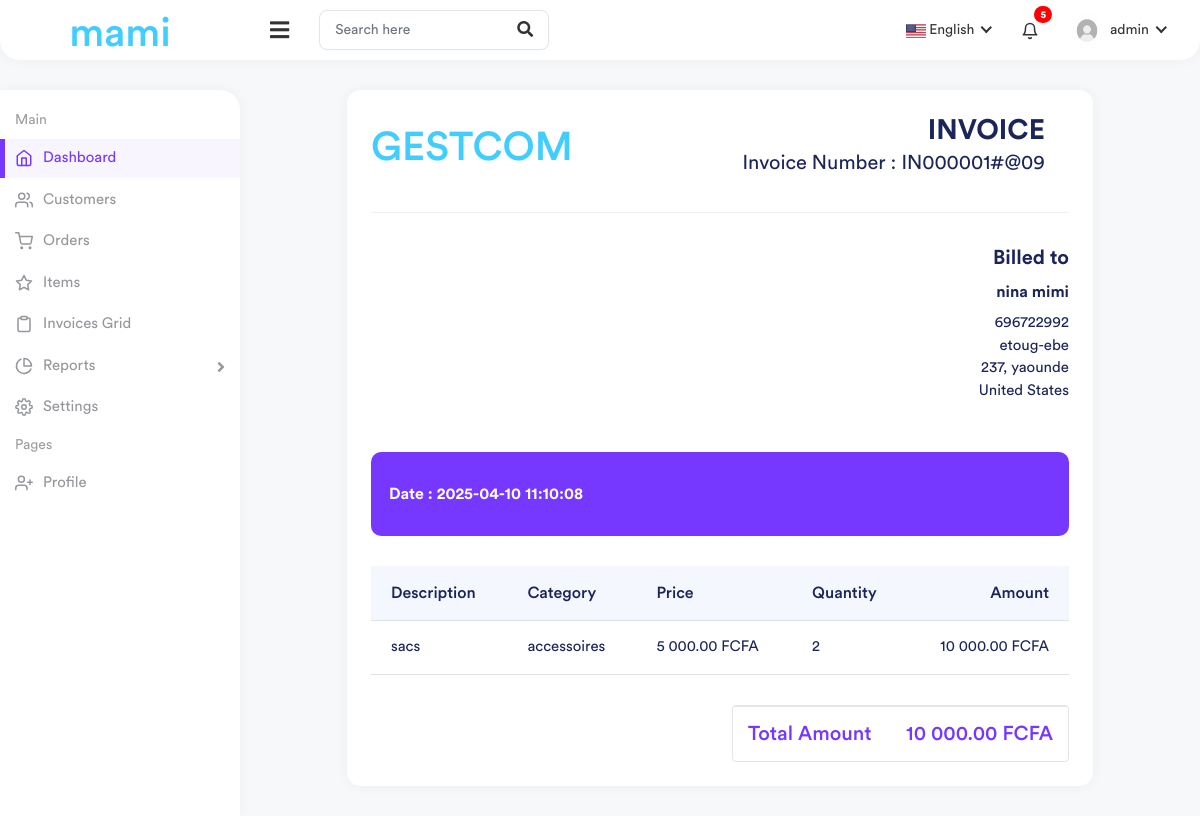
Page /view-invoice.php?id=33 on the committed database.
### tables this page shows
CREATE TABLE `preferences` (
  `id` int(11) NOT NULL,
  `app_name` varchar(255) NOT NULL,
  `currency` varchar(50) NOT NULL,
  `language` varchar(50) NOT NULL,
  `financial_year` varchar(50) NOT NULL,
  `created_at` timestamp NOT NULL DEFAULT current_timestamp(),
  `updated_at` timestamp NOT NULL DEFAULT current_timestamp() ON UPDATE current_timestamp()
);

CREATE TABLE `invoices` (
  `id` int(11) NOT NULL,
  `invoice_number` varchar(255) NOT NULL,
  `customer_id` int(11) NOT NULL,
  `total_amount` decimal(10,2) NOT NULL DEFAULT 0.00,
  `advance` decimal(10,2) NOT NULL DEFAULT 0.00,
  `amount_currency` varchar(10) NOT NULL DEFAULT 'FCFA',
  `invoice_date` timestamp NOT NULL DEFAULT current_timestamp()
);

CREATE TABLE `customer_details` (
  `id` int(11) NOT NULL,
  `name_customer` varchar(255) NOT NULL,
  `email_customer` varchar(255) NOT NULL,
  `phone_customer` int(11) NOT NULL,
  `register_on` date NOT NULL,
  `billing_name` varchar(255) NOT NULL,
  `billing_address` varchar(255) NOT NULL,
  `billing_country` varchar(255) NOT NULL,
  `billing_city` varchar(255) NOT NULL,
  `billing_phone` int(11) NOT NULL,
  `billing_zip` int(11) NOT NULL,
  `shipping_name` varchar(255) NOT NULL,
  `shipping_address` varchar(255) NOT NULL,
  `shipping_country` varchar(255) NOT NULL,
  `shipping_city` varchar(255) NOT NULL,
  `shipping_phone` int(11) NOT NULL,
  `shipping_zip` int(11) NOT NULL
);

CREATE TABLE `invoice_items` (
  `id` int(11) NOT NULL,
  `invoice_id` int(11) NOT NULL,
  `item_id` int(11) NOT NULL,
  `item_name` varchar(255) NOT NULL,
  `quantity` int(11) NOT NULL,
  `price` decimal(10,2) NOT NULL,
  `amount` decimal(10,2) NOT NULL
);

CREATE TABLE `items` (
  `id` int(11) NOT NULL,
  `item_name` varchar(255) NOT NULL,
  `item_image` varchar(255) NOT NULL,
  `item_category` varchar(255) NOT NULL,
  `price_per_unit` int(11) NOT NULL,
  `quantity_buyed` int(11) NOT NULL,
  `quantity_selled` int(11) NOT NULL,
  `quantity_rest` int(11) NOT NULL,
  `price_of_sale` int(11) NOT NULL,
  `description` varchar(255) NOT NULL,
  `created_at` timestamp NOT NULL DEFAULT current_timestamp() ON UPDATE current_timestamp()
);

### view-invoice.php (the view, shortened to what the rows shown need)
<!DOCTYPE html>
<html lang="en">
<?php
include('head.php');
?>
<body>
    <div class="main-wrapper">
        <?php
        include('header.php');
        ?>
        <div class="page-wrapper">
            <div class="content container-fluid">
                <div class="row justify-content-center">
                    <div class="col-xl-10">
                        <div class="card invoice-info-card">
                            <div class="card-body">
                                <div class="invoice-item invoice-item-one">
                                    <div class="row" style="width: 100%;">
                                        <div class="col-md-6" style="display: flex;justify-content: space-between; width: 100%;">
                                            <div class="invoice-logo">
                                                <a href="home.php" class="logo">
                                                    <h1 style="    color: #42cdff;margin: 10px 0;">GESTCOM</h1>
                                                </a>
                                            </div>
                                            <?php
                                            include('connexion.php');
                                            if (isset($_GET['id'])) {
                                                $invoice_id = $_GET['id'];
                                                $result = $conn->query("SELECT invoice_number,invoice_date FROM invoices WHERE id = '$invoice_id'");
                                                if ($result->num_rows > 0) {
                                                    $row = $result->fetch_assoc();
                                                    $invoice_number = $row['invoice_number'];
                                                    $invoice_date = $row['invoice_date'];
                                                } else {
                                                    $invoice_number = 'Invoice not found';
                                                }
                                            } else {
                                                $invoice_number = 'No invoice ID provided';
                                            }
                                            ?>
                                            <div class="invoice-head" style="text-align: end;">
                                                <h2>Invoice</h2>
                                                <p>Invoice Number : <?php echo $invoice_number; ?></p>
                                            </div>
                                        </div>
                                    </div>
                                </div>
                                <div class="invoice-item invoice-item-two" style="display: flex;width: 100%;flex-direction: column;align-items: end;white-space: nowrap;">
                                    <div class="row">
                                        <?php
                                        include('connexion.php');
                                        if (isset($_GET['id'])) {
                                            $invoice_id = intval($_GET['id']);
                                            $query = "SELECT c.name_customer, c.billing_name, c.billing_address,
                                                    c.billing_country, c.billing_city, c.billing_phone, c.billing_zip
                                            FROM customer_details c
                                            JOIN invoices i ON i.customer_id = c.id
                                            WHERE i.id = ?";
                                            $stmt = $conn->prepare($query);
                                            $stmt->bind_param("i", $invoice_id);
                                            $stmt->execute();
                                            $result = $stmt->get_result();
                                            if ($result->num_rows > 0) {
                                                $customer = $result->fetch_assoc();
                                            } else {
                                                die("Aucun client trouvé pour cette facture.");
                                            }
                                        } else {
                                            die("Aucun ID de facture fourni.");
                                        }
                                        ?>
                                        <div class="col-md-6" style="width: 100%;">
                                            <div class="invoice-info" style="text-align: end;">
                                                <strong class="customer-text-one">Billed to</strong>
                                                <h6 class="invoice-name"><?php echo htmlspecialchars($customer['billing_name']); ?></h6>
                                                <p class="invoice-details invoice-details-two" style="text-align: end;">
                                                    <?php echo htmlspecialchars($customer['billing_phone']); ?><br>
                                                    <?php echo htmlspecialchars($customer['billing_address']); ?><br>
                                                    <?php echo htmlspecialchars($customer['billing_zip']) . ", " . htmlspecialchars($customer['billing_city']); ?><br>
                                                    <?php echo htmlspecialchars($customer['billing_country']); ?>
                                                </p>
                                            </div>
                                        </div>
                                    </div>
                                </div>
                                <div class="invoice-issues-box">
                                    <div class="row">
                                        <div class="col-lg-4 col-md-4">
                                            <div class="invoice-issues-date">
                                                <p> Date : <?php
                                                            echo $invoice_date;
                                                            ?></p>
                                            </div>
                                        </div>
                                    </div>
                                </div>
                                <div class="invoice-item invoice-table-wrap">
                                    <div class="row">
                                        <div class="col-md-12">
                                            <?php
                                            include('connexion.php');
                                            if (isset($_GET['id'])) {
                                                $invoice_id = intval($_GET['id']);
                                                $query = "SELECT ii.item_name, i.item_category, ii.quantity, ii.price, ii.amount
                                                FROM invoice_items ii
                                                INNER JOIN items i ON ii.item_id = i.id
                                                WHERE ii.invoice_id = $invoice_id";
                                                $result = $conn->query($query);
                                            } else {
                                                die("No invoice ID provided.");
                                            }
                                            ?>
                                            <?php
                                            include('connexion.php');
                                            $sql = "SELECT * FROM preferences";
                                            $stmt = $conn->query($sql);
                                            $preference = $stmt->fetch_assoc();
                                            $currency = $preference['currency'];
                                            $currency = strtoupper($currency);
                                            ?>
                                            <?php
                                            $conversionRate = 655.957;
                                            function convertCurrency($amount, $currency_from, $currency_to, $rate)
                                            {
                                                if ($currency_from === $currency_to) {
                                                    return number_format($amount, 2, '.', ' ') . ' ' . $currency_to;
                                                }
                                                return number_format((float)$amount, 2, '.', '') . ' ' . $currency_to;
                                            }
                                            $sql_invoices_currency = "SELECT invoices.*,
                                            customers.name_customer AS customer_name,
                                            GROUP_CONCAT(DISTINCT items.item_category SEPARATOR ', ') AS item_category,
                                            GROUP_CONCAT(DISTINCT invoice_items.amount SEPARATOR ', ') AS amounts,
                                            invoices.advance
                                        FROM invoices
                                        LEFT JOIN customers ON invoices.customer_id = customers.id
                                        LEFT JOIN invoice_items ON invoices.id = invoice_items.invoice_id
                                        LEFT JOIN items ON invoice_items.item_id = items.id
                                        GROUP BY invoices.id, customers.name_customer, invoices.advance
                                        ORDER BY invoices.invoice_date DESC;
                                        ";
                                            $result_invoices_currency = $conn->query($sql_invoices_currency);
                                            $invoice_currency = $result_invoices_currency->fetch_assoc();
                                            $currency_invoice = $invoice_currency['amount_currency'] ?? 'FCFA';
                                            $currency_preference = ($currency);
                                            ?>
                                            <div class="table-responsive">
                                                <table class="invoice-table table table-center mb-0">
                                                    <thead>
                                                        <tr>
                                                            <th>Description</th>
                                                            <th>Category</th>
                                                            <th>Price</th>
                                                            <th>Quantity</th>
                                                            <th class="text-end">Amount</th>
                                                        </tr>
                                                    </thead>
                                                    <tbody>
                                                        <?php
                                                        if ($result->num_rows > 0) {
                                                            while ($row = $result->fetch_assoc()) {
                                                                echo "<tr>";
                                                                echo "<td>" . htmlspecialchars($row['item_name']) . "</td>";
                                                                echo "<td>" . htmlspecialchars($row['item_category']) . "</td>";
                                                                echo "<td>" . convertCurrency($row['price'], $currency_invoice, $currency_preference, $conversionRate) . "</td>";
                                                                echo "<td>" . $row['quantity'] . "</td>";
                                                                echo "<td class='text-end'>" . convertCurrency($row['amount'],$currency_invoice, $currency_preference, $conversionRate) . "</td>";
                                                                echo "</tr>";
                                                            }
                                                        } else {
                                                            echo "<tr><td colspan='5' class='text-center'>No items found</td></tr>";
                                                        }
                                                        ?>
                                                    </tbody>
                                                </table>
                                            </div>
                                        </div>
                                    </div>
                                </div>
                            </div>
                        </div>
                    </div>
                </div>
            </div>
        </div>
    </div>
</body>
</html>

### header.php (shortened to what the rows shown need)
<div class="header header-one">
  <div class="header-left header-left-one">
    <a href="home.php" class="logo">
      <?php
      include('connexion.php');
      $sql = "SELECT * FROM preferences";
      $stmt = $conn->query($sql);
      $preference = $stmt->fetch_assoc();
      ?>
      <h1 style="    color: #42cdff;margin: 10px 0;">
        <?php
        if (isset($preference['app_name'])) {
          echo $preference['app_name'];
        } else {
          echo 'GESTCOM';
        }
        ?>
      </h1>
    </a>
  </div>
</div>

### rows in the picture
preferences: app_name "mami"
invoices: invoice_number "IN000001#@09", invoice_date "2025-04-10 11:10:08"
customer_details: billing_name "nina mimi", billing_phone "696722992", billing_address "etoug-ebe", billing_zip "237", billing_city "yaounde", billing_country "United States"
invoice_items: item_name "sacs", item.item_category "accessoires", price.currency "5 000.00 FCFA", quantity "2", amount.currency "10 000.00 FCFA"

### other values in the picture
$username "admin"
